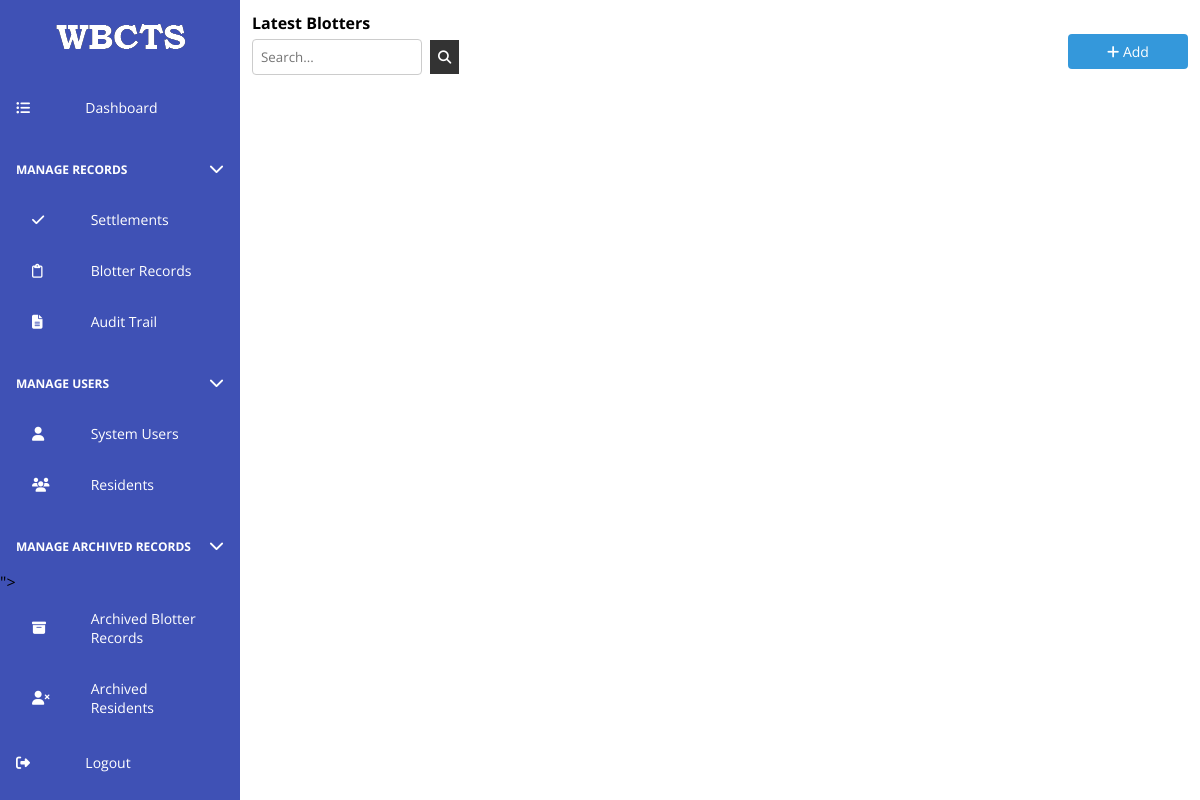
Before: /admin/archived-blotters.php (signed in) with the older database file.
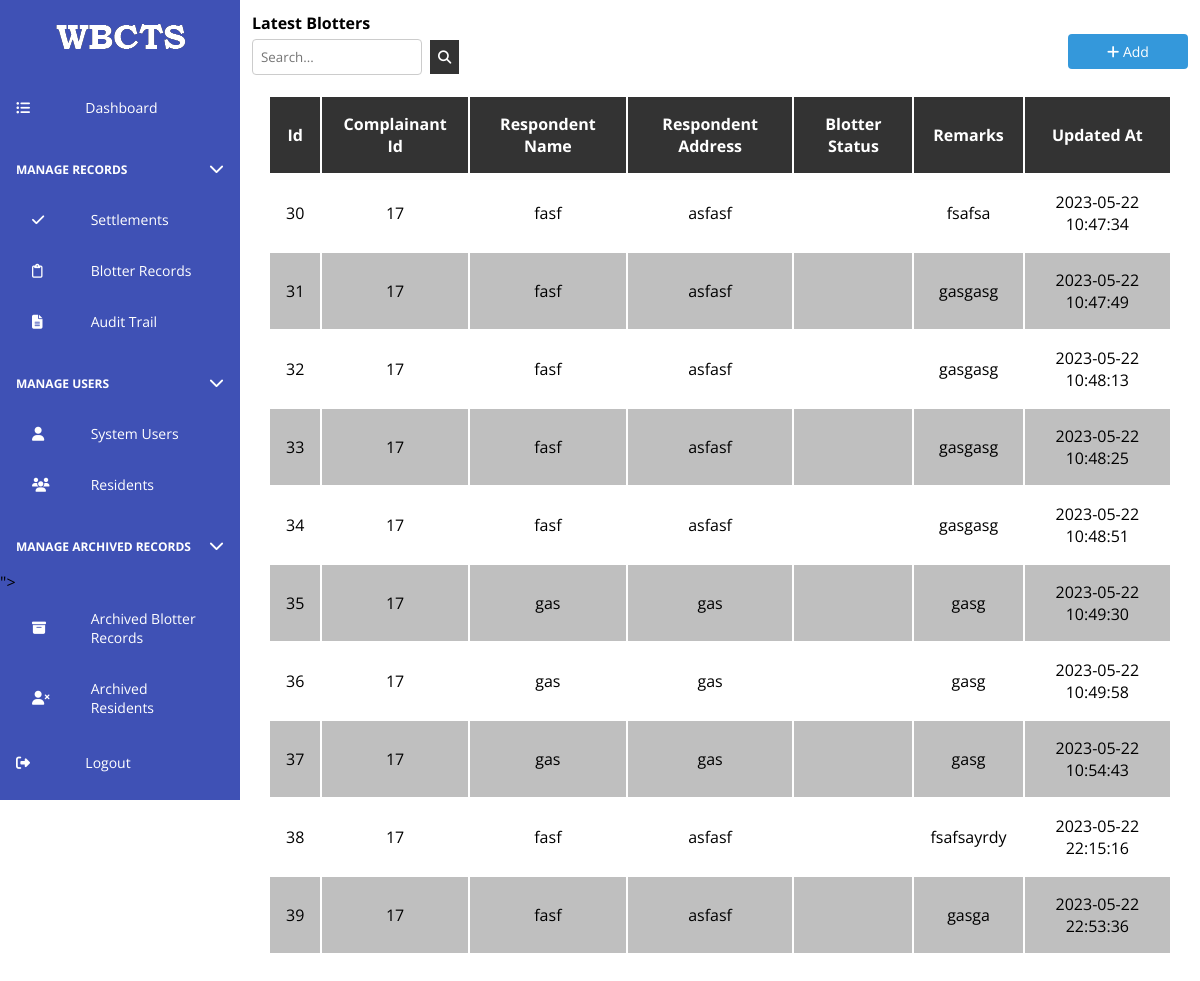
After: the same page with the newer database file.
### tables this page shows
CREATE TABLE `blotter_records` (
  `id` int(11) NOT NULL,
  `complainant_id` int(11) NOT NULL,
  `respondent_name` varchar(255) NOT NULL,
  `respondent_address` varchar(255) NOT NULL,
  `incident_location` varchar(255) NOT NULL,
  `incident_details` longtext NOT NULL,
  `incident_type` varchar(255) NOT NULL,
  `blotter_status` varchar(255) DEFAULT 'pending',
  `investigating_officer` varchar(255) DEFAULT NULL,
  `remarks` varchar(255) NOT NULL,
  `is_archived` tinyint(1) DEFAULT 0,
  `created_at` datetime NOT NULL DEFAULT current_timestamp(),
  `updated_at` datetime NOT NULL DEFAULT current_timestamp()
);

### admin/php/models/BaseModel.php (called while the page is built, shortened)
<?php
class BaseModel
{
    protected $conn;
    protected $table;
    public function __construct($db)
    {
        $this->conn = $db;
    }
    public function getAllWhere($conditions = [])
    {
        $sql = "SELECT * FROM {$this->table}";
        $values = [];
        if (!empty($conditions)) {
            $sql .= " WHERE ";
            $conditionsArr = [];
            foreach ($conditions as $key => $value) {
                $conditionsArr[] = "$key = :$key";
                $values[":$key"] = $value;
            }
            $sql .= implode(" AND ", $conditionsArr);
        }
        $stmt = $this->conn->prepare($sql);
        $stmt->execute($values);
        return $stmt->fetchAll(PDO::FETCH_ASSOC);
    }
}

### admin/components/Table.php (the view, shortened to what this page needs)
<?php
class Table
{
    private $tbl, $header, $content, $id, $styles, $attributes, $columns,
        $hasActions, $tblName, $columnTypes, $columnAttributes, $updateAction, $addAction, $isArchiveTable;
    public function __construct($tbl)
    {
        $this->tbl = $tbl;
        $this->columnTypes = [];
    }
    public function build_header()
    {
        $header = "";
        $keys = array_keys($this->tbl[0]);
        foreach ($keys as $index => $th) {
            $newTh = str_replace("_", " ", $th);
            $dataType = isset($this->columnTypes[$index]) ? $this->columnTypes[$index] : 'input';
            $attributes = isset($this->columnAttributes[$index]) ? $this->columnAttributes[$index] : '';
            $header .= "<th data-type='$dataType' col-name='$th' $attributes>$newTh</th>";
        }
        $header .= $this->hasActions ? "<th>Actions</th>" : "";
    }
    public function build_rows()
    {
        $rows = "";
        foreach ($this->tbl as $key => $row) {
            $rows .= "<tr>";
            $id = 0;
            $count = 0;
            foreach ($row as $subKey => $subRow) {
                $attributes = isset($this->columnAttributes[$count]) ? $this->columnAttributes[$count] : '';
                $rows .= "<td $attributes>$subRow</td>";
                if ($subKey === "id") $id = $subRow;
                $count++;
            }
            $deleteBtn  = $this->isArchiveTable ? <<<BTN
                <button class="action-button" data-id="{$id}" target-table="{$this->getTblName()}" onclick="delete_row('{$id}','{$this->getTblName()}')">Delete</button>
            BTN : <<<BTN
                <button class="action-button" data-id="{$id}" target-table="{$this->getTblName()}" onclick="archive_row('{$id}','{$this->getTblName()}')">Archive</button>
            BTN;
            $rows .= $this->hasActions && $_SESSION["role"] == 1 ? <<<ACTIONS
        <td class="row-action-buttons">
            <button class="action-button edit-button" target-table="{$this->getId()}">Edit</button>
            {$deleteBtn}
            <button class="action-button view-button">View</button>
        </td>
        ACTIONS : ($this->hasActions && $_SESSION["role"] == 2 ? <<<ACTIONS
        <td class="row-action-buttons">
            <button class="action-button view-button">View</button>
        </td>
        ACTIONS : "");
            $rows .= "</tr>";
        }
    }
    function build_table()
    {
        $this->build_header();
        $this->build_rows();
        return <<<TBL
            <table class="tbl" {$this->get_formatted_id()} form-update-action={$this->updateAction} form-add-action="{$this->addAction}">
                <thead>
                    {$this->getHeader()}
                </thead>
                <tbody>
                    {$this->getContent()}
                </tbody>
            </table>
            TBL;
    }
    public function setColumnType($columnIndex, $columnType)
    {
        $this->columnTypes[$columnIndex] = $columnType;
    }
    public function getHeader()
    {
        return $this->header;
    }
    public function setHeader($header)
    {
        $this->header = $header;
        return $this;
    }
    public function getContent()
    {
        return $this->content;
    }
    public function setContent($content)
    {
        $this->content = $content;
        return $this;
    }
    public function get_formatted_id()
    {
        $id = "id='{$this->id}'";
        return $id;
    }
    public function setId($id)
    {
        $this->id = $id;
        return $this;
    }
    public function setHasActions($hasActions)
    {
        $this->hasActions = $hasActions;
        return $this;
    }
    public function getTblName()
    {
        return $this->tblName;
    }
    public function setTblName($tblName)
    {
        $this->tblName = $tblName;
        return $this;
    }
    public function setColumnAttributes($columnIndex, $columnAttributes)
    {
        $this->columnAttributes[$columnIndex] = $columnAttributes;
        return $this;
    }
    public function setUpdateAction($updateAction)
    {
        $this->updateAction = $updateAction;
        return $this;
    }
    public function setAddAction($addAction)
    {
        $this->addAction = $addAction;
        return $this;
    }
    public function setIsArchiveTable($isArchiveTable)
    {
        $this->isArchiveTable = $isArchiveTable;
        return $this;
    }
}

### admin/archived-blotters.php (shortened to what this page needs)
<?php
include("php/models/Blotters.php");
include("components/Table.php");
$database = new Database();
$db = $database->connect();
$blotterObj = new Blotters($db);
$blotterObj->setColumns(["respondent_name", "incident_location", "incident_type", "blotter_status"]);
$blotters = $blotterObj->getAllWhere(["is_archived" => 1]);
$blottersTable = new Table($blotters);
$blottersTable->setHasActions(false);
$blottersTable->setId("blotters_table");
$blottersTable->setTblName("blotter_records");
$blottersTable->setColumnType("1", "select");
$blottersTable->setColumnAttributes(1, "data-table='users'");
$blottersTable->setColumnAttributes("4", "style='display:none'");
$blottersTable->setColumnAttributes("5", "style='display:none'");
$blottersTable->setColumnAttributes("6", "style='display:none'");
$blottersTable->setColumnAttributes("8", "style='display:none'");
$blottersTable->setColumnAttributes("10", "style='display:none'");
$blottersTable->setColumnAttributes("11", "style='display:none'");
$blottersTable->setUpdateAction("php/functions/blotters/update.php");
$blottersTable->setAddAction("php/functions/blotters/create.php");
$blottersTable->setIsArchiveTable(true);
$newModal = new Modal("modal");
$newModal->setHeader("Blotter Records");
$newModal->setContent(<<<CONTENT
<form id="data-form"></form>
CONTENT);
$content = <<<CONTENT
	<section class="dashboard-section">
		<h4>Latest Blotters</h4>
        <div class="row-actions">
            <div class="search-bar">
                <input type="text" id="search-input" placeholder="Search...">
                <button id="search-button">
                    <i class="fas fa-search"></i>
                </button>
            </div>
            <button class="table-action-btn add-button"style="margin-left:auto" data-table="blotters_table">
                <i class="fa-solid fa-plus"></i> Add
            </button>
        </div>
        {$blottersTable->build_table()}
	</section>
	{$newModal->build_modal()}
CONTENT;
?>
<?php include 'templates/default.php'; ?>

### admin/templates/default.php (shortened to what this page needs)
<!DOCTYPE html>
<html lang="en">
<head>
    <link rel="stylesheet" href="assets/css/styles.css">
    <link rel="stylesheet" href="https://cdn.jsdelivr.net/npm/flatpickr/dist/flatpickr.min.css">
</head>
<body>
    <?php include("components/navbar.php") ?>
    <main <?= isset($containerStyles) ? "style='{$containerStyles}'" : "" ?>>
        <?= $content ? $content : "" ?>
    </main>
</body>
</html>

### admin/components/navbar.php (shortened to what this page needs)
<?php
$url = $_SERVER['REQUEST_URI'];
$parts = explode('/', rtrim($url, '/'));
$lastPart = end($parts);
?>
<div class="nav-wrapper">
    <nav>
        <ul>
            <li class="logo">
                <a href="">
                    <img src="assets/images/wbctsLogo-white.png" alt="logo">
                </a>
            </li>
            <li class="<?= $lastPart == "dashboard" ? "active" : "" ?>">
                <a href="">
                    <i class="fa-solid fa-list-ul"></i>
                    Dashboard
                </a>
            </li>
            <li class="separator">
                <span>
                    Manage Records
                </span>
                <div class="dropdown open dropdown-toggle">
                    <div class="drop-down-item <?= $lastPart == "settlements" ? "active" : "" ?>">
                        <a href="settlements">
                            <i class="fa-solid fa-check"></i>
                            Settlements
                        </a>
                    </div>
                    <div class="drop-down-item <?= $lastPart == "blotters" ? "active" : "" ?>">
                        <a href="blotters">
                            <i class="fa-sharp fa-regular fa-clipboard"></i>
                            Blotter Records
                        </a>
                    </div>
                    <div class="drop-down-item <?= $lastPart == "audit-trail" ? "active" : "" ?>">
                        <a href="audit-trail">
                            <i class="fas fa-file-alt"></i>
                            Audit Trail
                        </a>
                    </div>
                </div>
            </li>
            <?php
            $adminsIsActive = $lastPart == "admins" ? "active" : '';
            $residentsIsActive = $lastPart == "users" ? "active" : '';
            $archivedBlottersIsActive = $lastPart == "archived-blotters" ? "active" : '';
            $archivedResidentsIsActive = $lastPart == "archived-users" ? "active" : '';
            echo $_SESSION["role"] == "1" ? <<<NAV
                <li class="separator">
                    <span>
                        Manage Users
                        <i class="fa-solid fa-chevron-down fa-lg"></i>
                    </span>
                    <div class="dropdown open dropdown-toggle">
                        <div class="drop-down-item {$adminsIsActive}">
                            <a href="admins">
                                <i class="fa-solid fa-user"></i>
                                System Users
                            </a>
                        </div>
                        <div class="drop-down-item {$residentsIsActive}">
                            <a href="users">
                                <i class="fa-sharp fa-solid fa-users"></i>
                                Residents
                            </a>
                        </div>
                    </div>
                </li>
                <li class="separator">
                    <span>
                        Manage Archived Records
                        <i class="fa-solid fa-chevron-down fa-lg"></i>
                    </span>
                    <div class="dropdown open dropdown-toggle">
                        <div class="drop-down-item {$archivedBlottersIsActive}" ? "active" : "" ?>">
                            <a href="archived-blotters">
                                <i class="fa-solid fa-box-archive"></i>
                                Archived Blotter Records
                            </a>
                        </div>
                        <div class="drop-down-item {$archivedResidentsIsActive}">
                            <a href="archived-users">
                                <i class="fa-solid fa-user-xmark"></i>
                                Archived Residents
                            </a>
                        </div>
                    </div>
                </li>
                NAV : "" ?>
            <li>
                <a href="auth/logout">
                    <i class="fa-solid fa-right-from-bracket"></i>
                    Logout
                </a>
            </li>
        </ul>
    </nav>
</div>

### admin/assets/css/styles.css (style rules this page uses)
* { margin: 0; padding: 0; outline: none; box-sizing: border-box; font-family: 'Open Sans', sans-serif; }
body, html { height: 100%; }
body { display: grid; grid-template-columns: 20% 1fr; }
.nav-wrapper { display: flex; flex-direction: row; }
nav { position: sticky; top: 0; left: 0; height: 100vh; background-color: #3F51B5; overflow: hidden; z-index: 1; }
nav ul { list-style: none; }
nav li { margin-top: 0.25rem; }
nav li a { padding: 1rem 4rem 1rem 2rem; }
nav .separator { margin-top: 0.75rem; }
nav a { text-decoration: none; display: grid; grid-template-columns: 0.5fr 1fr; align-items: center; }
nav .separator span, nav a { color: white; font-size: 14px; }
nav .separator span { text-transform: uppercase; font-size: 12px !important; font-weight: bold; cursor: pointer; display: flex; align-items: center; padding: 1rem; }
nav li.logo { display: flex; justify-content: center; }
nav li.logo a { display: flex; justify-content: center; width: 100%; }
nav li a { padding: 1rem; }
.dashboard-section { padding: 0.75rem; }
.tbl { width: 100%; padding: 1rem; }
.tbl tr:nth-child(even), .tbl tr:hover { background-color: rgba(0, 0, 0, 0.25); }
.tbl th { background-color: #333; color: #fff; }
.tbl th { text-transform: capitalize; }
.tbl td, th { padding: 1rem; text-align: center; }
.dropdown { max-height: 0; overflow: hidden; transition: max-height 0.3s ease-out; }
nav .drop-down-item a { padding: 1rem 2rem 1rem 2rem; }
.dropdown.open { max-height: 500px; transition: max-height 0.3s ease-in; }
.action-button, .table-action-btn { width: 120px; margin-bottom: 10px; padding: 8px 16px; background-color: #3498db; color: #fff; border: none; border-radius: 4px; font-size: 14px; cursor: pointer; }
.row-actions { width: 100%; display: flex; }
.search-bar { display: flex; align-items: center; }
#search-input { padding: 0.5rem; border: 1px solid #ccc; border-radius: 4px; }
#search-button { background-color: #333; color: #fff; border: none; padding: 0.5rem; margin-left: 0.5rem; cursor: pointer; }

Changed rows visible on the page:
added blotter_records: id "30", complainant "17", respondent_name "fasf", respondent_address "asfasf", remarks "fsafsa", updated_at "2023-05-22 10:47:34"
added blotter_records: id "31", complainant "17", respondent_name "fasf", respondent_address "asfasf", remarks "gasgasg", updated_at "2023-05-22 10:47:49"
added blotter_records: id "32", complainant "17", respondent_name "fasf", respondent_address "asfasf", remarks "gasgasg", updated_at "2023-05-22 10:48:13"
added blotter_records: id "33", complainant "17", respondent_name "fasf", respondent_address "asfasf", remarks "gasgasg", updated_at "2023-05-22 10:48:25"
added blotter_records: id "34", complainant "17", respondent_name "fasf", respondent_address "asfasf", remarks "gasgasg", updated_at "2023-05-22 10:48:51"
added blotter_records: id "35", complainant "17", respondent_name "gas", respondent_address "gas", remarks "gasg", updated_at "2023-05-22 10:49:30"
added blotter_records: id "36", complainant "17", respondent_name "gas", respondent_address "gas", remarks "gasg", updated_at "2023-05-22 10:49:58"
added blotter_records: id "37", complainant "17", respondent_name "gas", respondent_address "gas", remarks "gasg", updated_at "2023-05-22 10:54:43"
added blotter_records: id "38", complainant "17", respondent_name "fasf", respondent_address "asfasf", remarks "fsafsayrdy", updated_at "2023-05-22 22:15:16"
added blotter_records: id "39", complainant "17", respondent_name "fasf", respondent_address "asfasf", remarks "gasga", updated_at "2023-05-22 22:53:36"
Other visible differences:
new list line: "Id"
new list line: "Complainant Id"
new list line: "Respondent Name"
new list line: "Respondent Address"
new list line: "Blotter Status"
new list line: "Remarks"
new list line: "Updated At"
